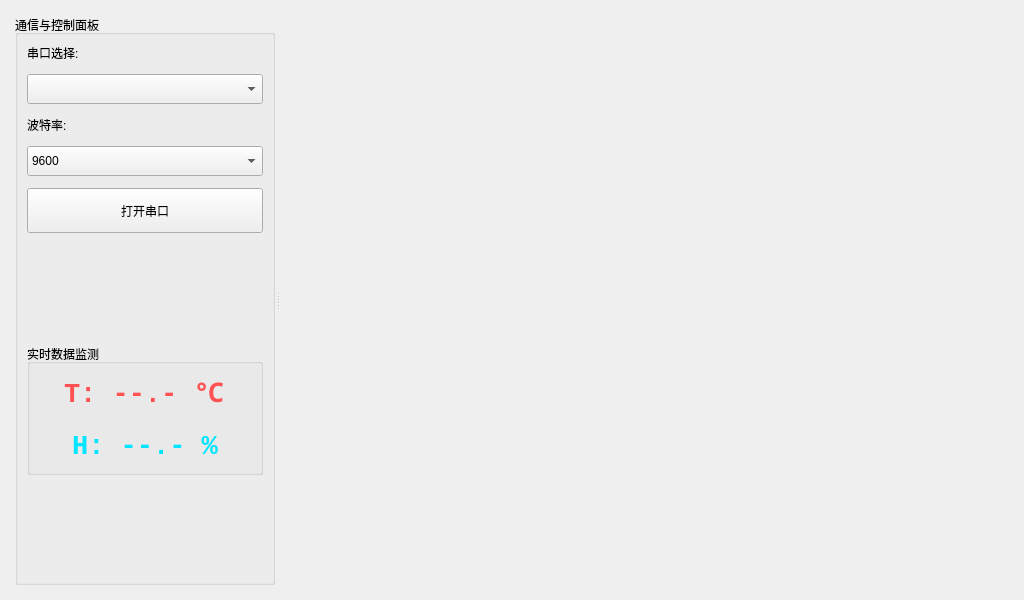
<?xml version="1.0" encoding="UTF-8"?>
<ui version="4.0">
 <class>MainWindow</class>
 <widget class="QMainWindow" name="MainWindow">
  <property name="geometry">
   <rect>
    <x>0</x>
    <y>0</y>
    <width>1024</width>
    <height>600</height>
   </rect>
  </property>
  <property name="windowTitle">
   <string>工业级温湿度数据采集系统 - V1.0</string>
  </property>
  <widget class="QWidget" name="centralwidget">
   <layout class="QHBoxLayout" name="horizontalLayout_Main">
    <property name="spacing">
     <number>15</number>
    </property>
    <property name="leftMargin">
     <number>15</number>
    </property>
    <property name="topMargin">
     <number>15</number>
    </property>
    <property name="rightMargin">
     <number>15</number>
    </property>
    <property name="bottomMargin">
     <number>15</number>
    </property>
    <item>
     <widget class="QSplitter" name="splitter">
      <property name="orientation">
       <enum>Qt::Horizontal</enum>
      </property>
      <property name="handleWidth">
       <number>6</number>
      </property>
      <widget class="QGroupBox" name="gbControl">
       <property name="minimumSize">
        <size>
         <width>260</width>
         <height>0</height>
        </size>
       </property>
       <property name="title">
        <string>通信与控制面板</string>
       </property>
       <layout class="QVBoxLayout" name="verticalLayout">
        <property name="spacing">
         <number>12</number>
        </property>
        <item>
         <widget class="QLabel" name="label">
          <property name="text">
           <string>串口选择:</string>
          </property>
         </widget>
        </item>
        <item>
         <widget class="QComboBox" name="cbPort">
          <property name="minimumSize">
           <size>
            <width>0</width>
            <height>30</height>
           </size>
          </property>
         </widget>
        </item>
        <item>
         <widget class="QLabel" name="label_2">
          <property name="text">
           <string>波特率:</string>
          </property>
         </widget>
        </item>
        <item>
         <widget class="QComboBox" name="cbBaud">
          <property name="minimumSize">
           <size>
            <width>0</width>
            <height>30</height>
           </size>
          </property>
          <item>
           <property name="text">
            <string>9600</string>
           </property>
          </item>
          <item>
           <property name="text">
            <string>115200</string>
           </property>
          </item>
         </widget>
        </item>
        <item>
         <widget class="QPushButton" name="btnOpen">
          <property name="minimumSize">
           <size>
            <width>0</width>
            <height>45</height>
           </size>
          </property>
          <property name="cursor">
           <cursorShape>PointingHandCursor</cursorShape>
          </property>
          <property name="text">
           <string>打开串口</string>
          </property>
         </widget>
        </item>
        <item>
         <spacer name="verticalSpacer">
          <property name="orientation">
           <enum>Qt::Vertical</enum>
          </property>
          <property name="sizeHint" stdset="0">
           <size>
            <width>20</width>
            <height>40</height>
           </size>
          </property>
         </spacer>
        </item>
        <item>
         <widget class="QGroupBox" name="gbData">
          <property name="title">
           <string>实时数据监测</string>
          </property>
          <layout class="QVBoxLayout" name="verticalLayout_2">
           <property name="spacing">
            <number>20</number>
           </property>
           <item>
            <widget class="QLabel" name="lblTemp">
             <property name="font">
              <font>
               <family>Consolas</family>
               <pointsize>20</pointsize>
               <weight>75</weight>
               <bold>true</bold>
              </font>
             </property>
             <property name="styleSheet">
              <string>color: #ff5252;</string>
             </property>
             <property name="text">
              <string>T: --.- ℃</string>
             </property>
             <property name="alignment">
              <set>Qt::AlignCenter</set>
             </property>
            </widget>
           </item>
           <item>
            <widget class="QLabel" name="lblHum">
             <property name="font">
              <font>
               <family>Consolas</family>
               <pointsize>20</pointsize>
               <weight>75</weight>
               <bold>true</bold>
              </font>
             </property>
             <property name="styleSheet">
              <string>color: #00e5ff;</string>
             </property>
             <property name="text">
              <string>H: --.- %</string>
             </property>
             <property name="alignment">
              <set>Qt::AlignCenter</set>
             </property>
            </widget>
           </item>
          </layout>
         </widget>
        </item>
        <item>
         <spacer name="verticalSpacer_2">
          <property name="orientation">
           <enum>Qt::Vertical</enum>
          </property>
          <property name="sizeHint" stdset="0">
           <size>
            <width>20</width>
            <height>40</height>
           </size>
          </property>
         </spacer>
        </item>
       </layout>
      </widget>
      <widget class="QChartView" name="chartView" native="true">
       <property name="sizePolicy">
        <sizepolicy hsizetype="Expanding" vsizetype="Expanding">
         <horstretch>1</horstretch>
         <verstretch>0</verstretch>
        </sizepolicy>
       </property>
      </widget>
     </widget>
    </item>
   </layout>
  </widget>
 </widget>
 <customwidgets>
  <customwidget>
   <class>QChartView</class>
   <extends>QWidget</extends>
   <header>QtCharts</header>
  </customwidget>
 </customwidgets>
 <resources/>
 <connections/>
</ui>
